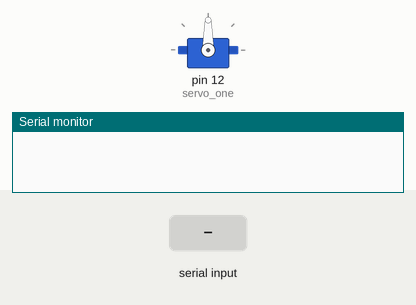
Bench run of a sketch on a simulated Arduino Uno, built with avr-gcc and run on an emulated ATmega328P. Shown: servo, the last lines printed to the serial monitor. The test bench sets the inputs (shaded band).

Above: at 1.2 s.
1.3 s: "30,150\n" received over Serial
At 2.8 s:
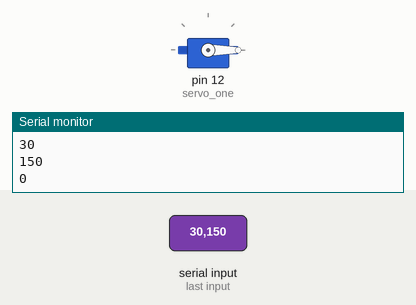
3.8 s: "90,45\n" received over Serial
At 4.6 s:
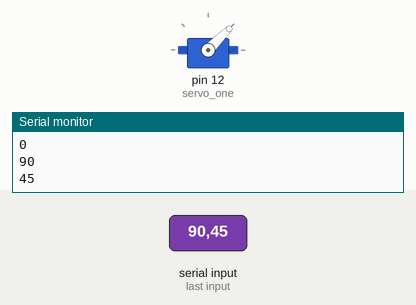
6.3 s: "200\n" received over Serial
At 6.9 s:
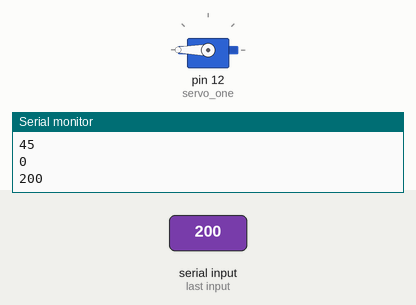
Timing chart, 0 to 9.3 s (numbered marks = the images above; inputs shaded):
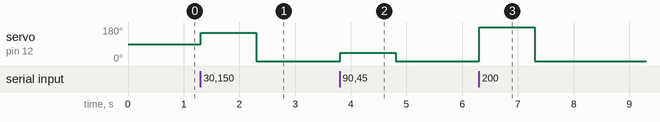

The sketch:

servo-serial.ino
```cpp
#include <Servo.h>

int entry;
Servo servo_one;

void setup() {
 Serial.begin(9600);
 servo_one.attach(12); //pin must be PWM
}

void loop() {
  if (Serial.available() > 0){
    entry = Serial.parseInt();
      servo_one.write(entry);
      Serial.println(entry);
  }
}
```

Measured:
- after the input at 1.3 s, servo on pin 12 (servo_one): 90° → 150° at once, → 0° 1.0 s later
- after the input at 3.8 s, servo on pin 12 (servo_one): 0° → 45° at once, → 0° 1.0 s later
- after the input at 6.3 s, servo on pin 12 (servo_one): 0° → 180° at once, → 0° 1.0 s later
